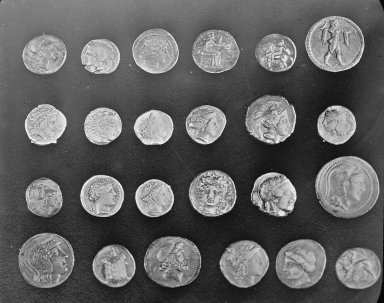
#> input picture skimage.data.coins(), 384 x 303 px
$ jupyter execute --allow-errors 02-filter_basics.ipynb
#> lines starting #> are read from the running program, lines starting #| are printed output that depends on the picture
[cell 1]
import requests
from IPython.core.display import HTML
HTML(f"""
<style>
@import "https://cdn.jsdelivr.net/npm/bulma@0.9.4/css/bulma.min.css";
</style>
""")

# Filtering
Filters are arbitrary linear functions and can therefore be used to perform many different kinds of operations. In this exercise, we will explore image filtering, a powerful technique in image processing, to understand how filters can be applied to modify, or extract specific features from images.
As a first step, import the necessary libraries:

[cell 2]
import numpy as np
from skimage import data, color
from scipy.ndimage import convolve, correlate
from scipy import stats, signal
from skimage import filters, feature, transform, io
from skimage.transform import pyramid_gaussian
import matplotlib.pyplot as plt

We will use the same set of example images from the Scikit-Image library that were used in the tutorial. You can use and modify the code below to load and inspect any of the images:

[cell 3]
print(data.__all__)
plt.imshow(data.coins(), cmap="gray")
#> (this line was passed over: IPython is not available in this run)
plt.axis(False)
#> (this line was passed over: IPython is not available in this run)

---
**Task 1 (easy): Shifting pixels👩‍💻♾️**
Construct a filter that shifts pixels in the image by $n$ pixels to the right.
1. Create a function with parameter `n`
 that returns a kernel that can be used to shift an image `n`
 pixels to the right.
2. Apply the filter to one of the example images and show the results. Try out multiple different values for `n`
.
3. Make the functions `shift_to_left`
, `shift_to_up`
, and `shift_to_down`
 to shift the input images $n$ pixels to the left, up and down. Use one of the example images to test these functions and evaluate if the images are correctly shifted.
4. (Optional) Modify the filter to not only shift the pixel to the right (or the other directions) but also decrease its brightness.

---

[cell 4]
# Task 1
def shift_to_right(n):
    """
    Param n: number of pixels to shift to the right.

    Returns: kernel for shifting.
    """

    kernel = np.zeros((n, n))
    kernel[n//2,n-1] = 1

    return kernel

# Task 2
k = shift_to_right(100)
right = convolve(data.coins(), k, mode="constant") # mode 'constant' makes it not create the image on the far right to the far left
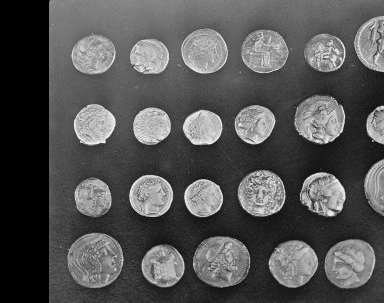
#> right: shape (303, 384); min 0, max 252, mean 84.4

#> (the rest of this cell did not finish here and is left out)

---
**Task 2 (medium): Gaussian blurring👩‍💻**
Construct a Gaussian filter and apply it to an image by following the steps below:
1. Design a 3x3 kernel (filter) for Gaussian blurring. Each element of the filter should be filled with values that approximate a Gaussian distribution.

**Hint**
The filter was covered during the lecture.

2. Plot the Gaussian Blur filter.
3. Apply the filter to one of the example image and display the original and blurred images side by side.
4. Explain the underlying reasons for the observed effects produced by this filter.
5. Implement the increased Gaussian blurring kernel shown below. Apply the filter to the selected image and compare the results to the results obtained in the previous steps. Explain the observed effects.

$$
\begin{equation}
\frac{1}{256}
\begin{bmatrix}
1 & 4 & 6 & 4 & 1 \\
4 & 16 & 24 & 16 & 4 \\
6 & 24 & 36 & 24 & 6 \\
4 & 16 & 24 & 16 & 4 \\
1 & 4 & 6 & 4 & 1 \\
\end{bmatrix}
\end{equation}
$$

---

**Answer to question 4**
The reason why it looks like it does is because the gaussian kernel prioritizes the pixel values close the pixel that we are applying the filter upon.

**Answer to question 5**
The image is way more blurry. That is does to the reduced values in the kernel, and the size of the kernel taking more pixels into consideration

[cell 5]
# write your solution here
gaussian_kernel = np.array([[1,2,1],
                            [2,4,2],
                            [1,2,1]])

gc = convolve(data.coins(), gaussian_kernel)
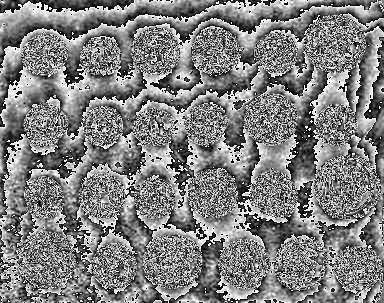
#> gc: shape (303, 384); min 0, max 255, mean 127.6
#> (the rest of this cell did not finish here and is left out)

---
**Task 3 (medium): Template matching👩‍💻**
In the following exercise you will are going to implement template matching on the sunflower image (`sunflowers.jpg`
) found in the data library for this week's exercises.
1. Load the image, convert it to grayscale and normalize its pixel values.
2. Define a rectangular region of interest (ROI) within the image. This ROI will serve as the template you want to extract from the image. and it should include the flower head of a single sunflower. Extract the template and plot it.
3. Implement template matching by using the [`skimage.feature.match_template`
](https://scikit-image.org/docs/stable/auto_examples/features_detection/plot_template.html)
 function. The function returns a two-dimensional array (correlation map) that indicate the similarity or correlation between the template and regions of the input image. Plot the results.
4. Was the template correctly matched to the original image? Were there any other areas that appeared to be potential matches?

---

[cell 6]
# Task 1 is done
abe = color.rgb2gray(io.imread("data/sunflowers.jpg"))
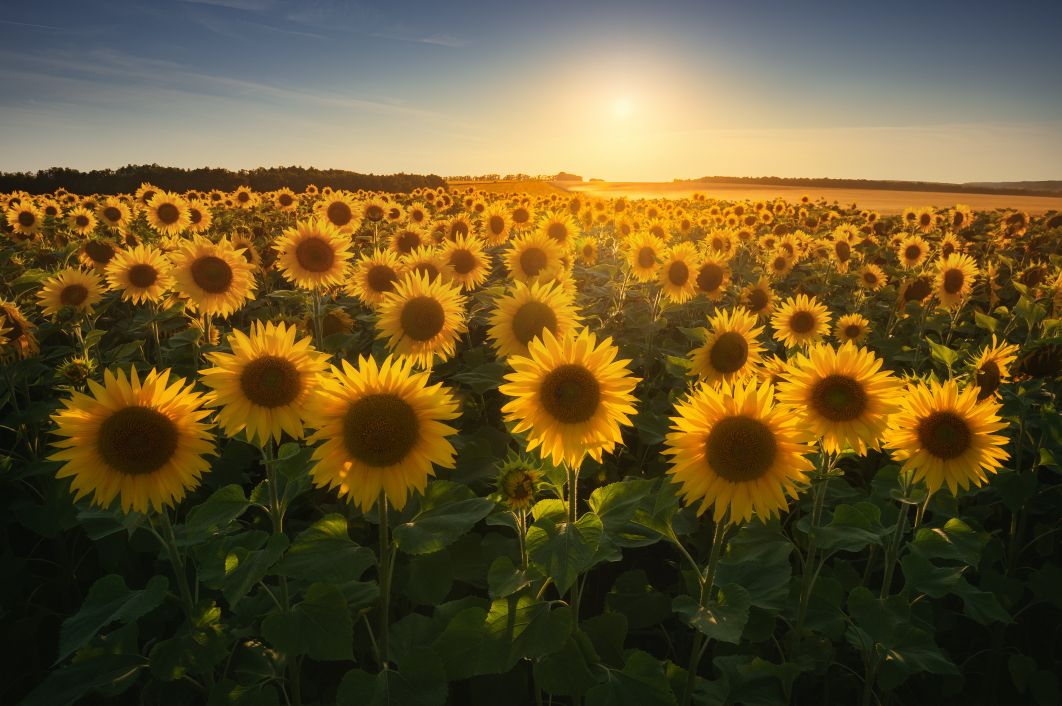
#> input picture vscode/02-material/W07/data/sunflowers.jpg, 2124 x 1411 px (shown at 1/2 size)
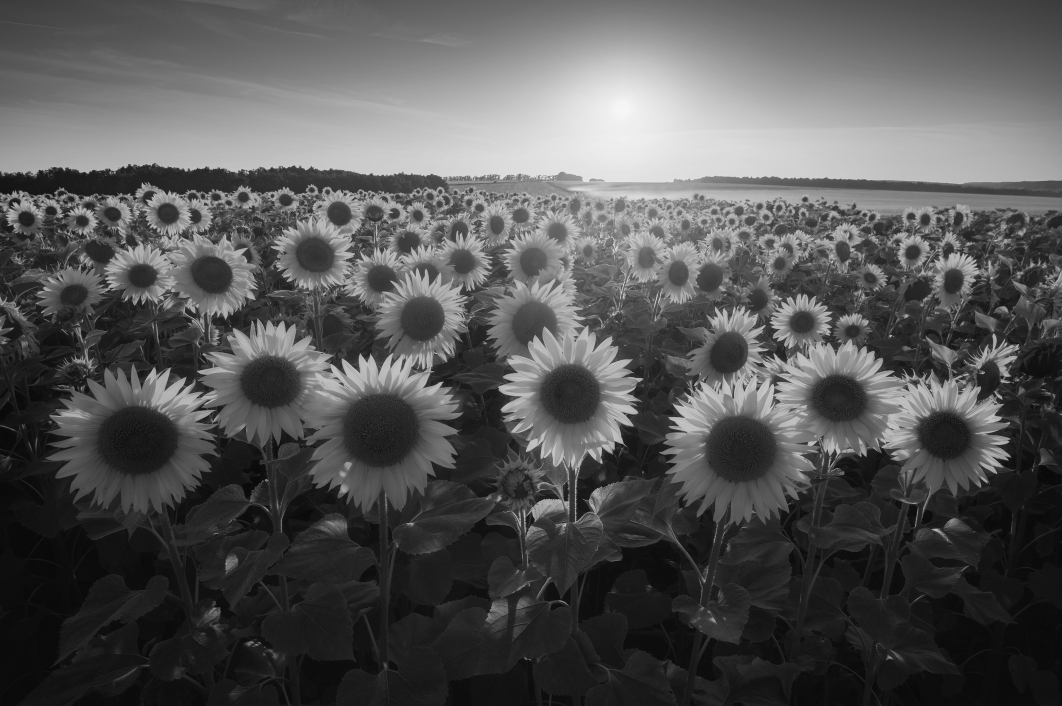
#> abe: shape (1411, 2124) float64 (shown at 1/2 size); min 0.00449, max 0.976, mean 0.337
plt.imshow(abe, cmap=plt.cm.gray)
#> (this line was passed over: IPython is not available in this run)
plt.show()

# Task 2 define a region
ROI = abe[630:1000, 970:1300]
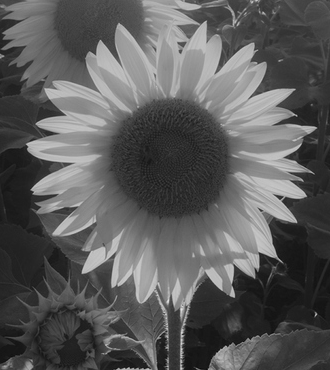
#> ROI: shape (370, 330) float64; min 0.045, max 0.898, mean 0.357
plt.imshow(ROI)
#> (this line was passed over: IPython is not available in this run)
plt.show()

# Implement template matching
res = feature.match_template(abe, ROI)
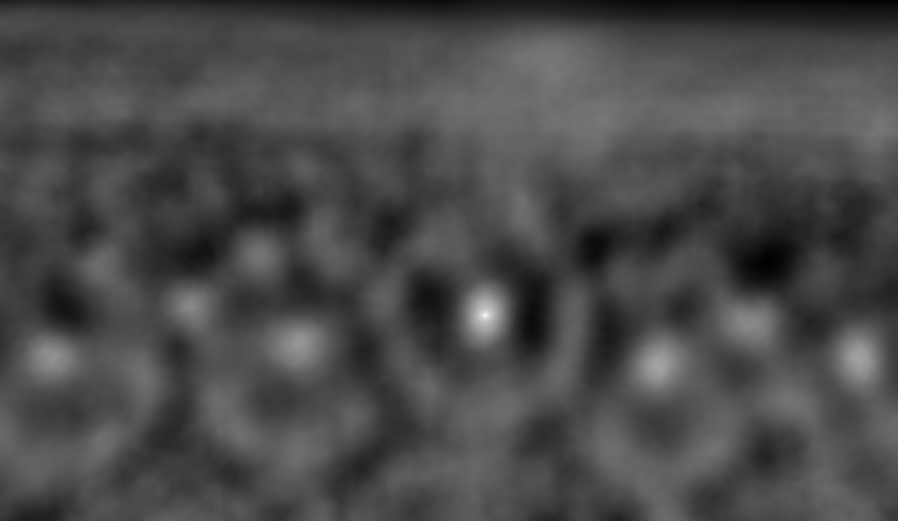
#> res: shape (1042, 1795) float64 (shown at 1/2 size); min -0.263, max 1, mean 0.104; drawn with min black and max white
plt.imshow(res)
#> (this line was passed over: IPython is not available in this run)
plt.axis(False)
#> (this line was passed over: IPython is not available in this run)
plt.show()

# Task 4
print("I am not really sure that it actually found the template in the picture. Everything is blurred")
